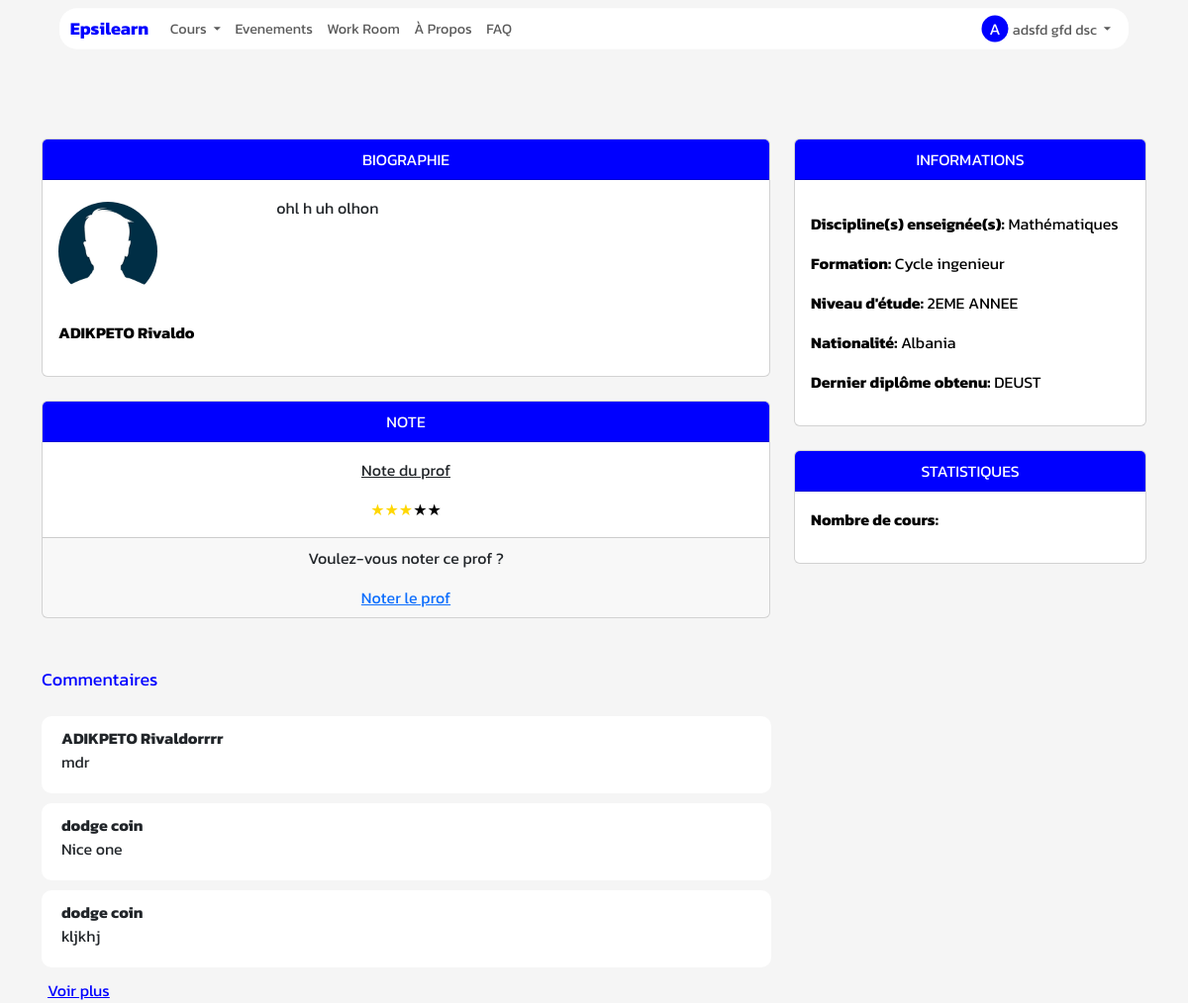
/profilprof/1 (signed in), run on the app's committed database.
### App/Models/models.py (models this page shows, shortened)
class User(db.Model):
    id = db.Column(db.Integer, primary_key=True)
    nom = db.Column(db.String(50))
    prenom = db.Column(db.String(50))
    nationalite = db.Column(db.String(50))
    mail = db.Column(db.String(50))
    code = db.Column(db.String(50))
    pseudo=db.Column(db.String(200))
    date_naiss=db.Column(db.DateTime)
    ter = db.Column(db.String(50),default="non")
    age=db.Column(db.Integer)
    confirmer = db.Column(db.String(50),default="non")
    mdp=db.Column(db.String(50))
    photo=db.Column(db.String(50),default="static/Profil/unknown.jpg")
    password_reset_token = db.Column(db.String(100))
    password_reset_expiration = db.Column(db.DateTime)
    role=db.Column(db.String(200))
    etudiant= db.relationship('Etudiant', backref='acces_etudiant', foreign_keys='Etudiant.id_user_e')
    prof= db.relationship('Prof', backref='acces_prof', foreign_keys='Prof.id_user_p')
    autre= db.relationship('Autre', backref='acces_autre', foreign_keys='Autre.id_user_a')

class Prof(db.Model):
    id = db.Column(db.Integer, primary_key=True)
    id_user_p = db.Column(db.Integer, db.ForeignKey('user.id'))
    formation=db.Column(db.String(50))
    Nvdetud=db.Column(db.String(50))
    filiere=db.Column(db.String(50))
    age=db.Column(db.Integer)
    Diplome=db.Column(db.String(50))
    discipline=db.Column(db.String(500))
    valider=db.Column(db.String(50),default="non")
    positif = db.Column(db.Integer,default=1)
    nefatif = db.Column(db.Integer,default=1)
    solde = db.Column(db.Float, default=0.0)
    ecole=db.Column(db.String(50))
    photo=db.Column(db.String(50),default="static/Profil/unknown.jpg")
    etoile=db.Column(db.Integer,default=1)
    vendervous=db.Column(db.String(500))
    cv=db.Column(db.String(500))

class Comment(db.Model):
    id = db.Column(db.Integer, primary_key=True)
    etudiant_id = db.Column(db.Integer, db.ForeignKey('user.id'))
    prof_id = db.Column(db.Integer, db.ForeignKey('prof.id'))
    commentaire = db.Column(db.String(500))
    likes = db.Column(db.Integer, default=0)
    dislikes = db.Column(db.Integer, default=0)
    commentateurs = db.relationship('User', backref='evnt', foreign_keys=[etudiant_id])

### App/Main/routes_profil.py (the view, shortened to what this page needs)
@MainBp.route('/profilprof/<int:prof_id>',methods=["POST","GET"])
@login_required
def profilprof(prof_id) :
    user_id = session.get('userid')
    prof = Prof.query.filter_by(id=prof_id,valider="oui").first()
    userp=User.query.filter_by(id=prof.id_user_p).first()
    nom=userp.nom
    prenom=userp.prenom
    niveau=prof.Nvdetud
    formation=prof.formation
    diplome=prof.Diplome
    bio=prof.vendervous
    discipline=prof.discipline
    photo=prof.photo
    note=prof.etoile
    com = Comment.query.filter(and_(Comment.etudiant_id==User.id,Comment.prof_id==prof_id)).all()
    return render_template("profilprof.html",nom=nom,Prenom=prenom,Discipline=discipline,Formation=formation,Niveau=niveau,Diplome=diplome,photo=photo,bio=bio,note=note,commentaires=com,nat=userp.nationalite,prof_id=prof_id)

### App/Controllers/fonction.py (called while the page is built, shortened)
def notif(user_type):
    user_id=session.get("userid")
    user=User.query.filter_by(id=user_id).first()
    if user_type=='professeur':
        nd= Demande.query.filter(Demande.aj_p == "nouvelle",Demande.statut_demande=="enattente", Demande.id_prof ==user.id).count()
        np= Demande.query.filter(or_(Demande.statut_demande == "accepte", Demande.statut_demande == "report_accepte"),Demande.aj_p=="modif", Demande.id_prof == user.id).count()
    else:
        nd=""
        np=""
    return np,nd

def get_current_user():
    _current_user=None
    if session.get("userid"):
        user=User.query.get(session.get("userid"))
        if user:
            _current_user=user
    return _current_user

def nombre_np():
    if session.get('role') in ["etudiant","professeur"]:
        np,_=notif(session.get("role"))
        nombre= np_nombre(us=np)
    else:
        nombre= np_nombre(us=0)
    return nombre

def nombre_nd():
    if session.get('role') in ["etudiant","professeur"]:
        _,nd=notif(session.get("role"))
        nombre= nd_nombre(us=nd)
    else:
        nd=0
        nombre= nd_nombre(us=nd)
    return nombre

### App/Decorators/__init__.py (called while the page is built)
def login_required(f):
    @wraps(f)
    def _login_required(*args,**kwargs):
        if "role" in session:
            return f(*args,**kwargs)
        else:
            session['next_url'] =request.url
            print(request.url)
            return redirect(url_for('Main.connexion'))
    return _login_required

### App/Main/routes_home.py (called while the page is built)
@MainBp.app_context_processor
def inject_param():
    return dict(current_user=current_user,np=np,nd=nd,n_stud=n_stud,user_type=session.get("role"))

### app.py (called while the page is built)
@app.after_request
def set_secure_headers(response):
    response.headers['X-Content-Type-Options'] = 'nosniff'
    response.headers['X-Frame-Options'] = 'SAMEORIGIN'
    response.headers['X-XSS-Protection'] = '1; mode=block'
    return response

@app.before_request
def update_session_time():
    if user:
        if user.id not in processed_requests and user.id is not None:
            last_activity_key = f'last_activity:{user.id}'
            redis_store.set(last_activity_key, datetime.now().strftime('%Y-%m-%d %H:%M:%S'), ex=3)
            session['online_users'] = len(redis_store.keys('last_activity:*'))
            processed_requests[user.id] = True

### App/Main/templates/profilprof.html (shortened to what this page needs)
{% extends "base.html" %}
{% block content %}
<div class="container" style="margin-top: 100px;">
  <div class="row">
    <div class="col-md-8">
      <div class="card mb-4" style="font-family: 'Kanit';">
        <div class="card-header  text-center font-weight-bold" style="background-color: blue;color: white;">BIOGRAPHIE</div>
        <div class="card-body" style="margin-left: 30%; word-wrap: break-word;">
          <p class="m-0">{{ bio }}</p>
        </div>
        <div class="card-body">
          <div class="profile-picture" style="height: 120px; margin-top: -50px;">
            <img src="../{{ photo }}" alt="Photo de profil" class="img-fluid" style="height: 100px; width: 100px; border-radius: 50%; overflow: hidden;">
          </div>
          <div class="bio">
            <p style="color: black; font-weight: bolder;">{{ nom }} {{ Prenom }}</p>
          </div>
        </div>
      </div>
      <div class="card mb-4">
        <div class="card-header  text-center font-weight-bold" style="color: rgb(249, 249, 249);background-color: blue;">NOTE</div>
        <div class="card-body">
          <div class="row">
            <div class="col-md-12">
              <p style="text-align:center;text-decoration:underline">Note du prof</p>
              <div id="rating" class="rating text-center">
              </div>
            </div>
          </div>
        </div>
        <div class="card-footer">
            <p style='text-align:center'>Voulez-vous noter ce prof ?</p>
            <a href="#" class="d-flex justify-content-center align-items-center" onclick="window.dialog.showModal();">Noter le prof</a>
        </div>
      </div>
    </div>
    <div class="col-md-4">
      <div class="card mb-4" style="font-family: 'Kanit';">
        <div class="card-header  text-center font-weight-bold" style="background-color: blue;color: white;">INFORMATIONS</div>
        <div class="card-body mt-3" style="height: min-content;">
          <p style="color: black;"><strong>Discipline(s) enseignée(s):</strong> {{ Discipline }}</p>
          <p style="color: black;"><strong>Formation:</strong> {{ Formation }}</p>
          <p style="color: black;"><strong>Niveau d'étude:</strong> {{ Niveau }}</p>
          <p style="color: black;"><strong>Nationalité:</strong> {{ nat }}</p>
          <p style="color: black;"><strong>Dernier diplôme obtenu:</strong> {{ Diplome }}</p>
        </div>
      </div>
      <div class="card" style="font-family: 'Kanit';">
        <div class="card-header  text-center font-weight-bold" style="background-color: blue;color: white;">STATISTIQUES</div>
        <div class="card-body" style="height: min-content;">
          <p style="color: black;"><strong>Nombre de cours:</strong> </p>
        </div>
      </div>
    </div>
  </div>
  <br>
  <div style="font-family: 'Kanit'; font-size: 18px;color: blue;">Commentaires</div>
  <br>
  <div id="comment-container">
    {% for commentaire in commentaires %}
    <div class="commentaire" style="background-color: white; border-radius: 10px; padding: 10px 20px 20px 20px;width: 66%;margin-bottom: 10px;" data-comment-id="{{ commentaire.id }}">
      <div class="auteur"><strong>{{ commentaire.commentateurs.nom }} {{ commentaire.commentateurs.prenom }}</strong></div>
      <div class="contenu">{{ commentaire.commentaire }}</div>
    </div>
    {% endfor %}
    <button id="load-more" style="background-color: transparent;color: blue;text-decoration: underline;border: none;">Voir plus</button>
  </div>
</div>
{% endblock %}

### App/Main/templates/base.html (shortened to what this page needs)
<!DOCTYPE html>
<html>
<head>
    <link href="https://cdn.jsdelivr.net/npm/bootstrap@5.3.0/dist/css/bootstrap.min.css" rel="stylesheet">
    <link
    rel="stylesheet"
    href="https://pro.fontawesome.com/releases/v5.10.0/css/all.css"
  />
  <link rel="stylesheet" href="https://cdnjs.cloudflare.com/ajax/libs/animate.css/4.1.1/animate.min.css">
</head>
<body style="font-family: 'Kanit';">
 <div class="page-content hidden">
    {% block nav %}
    <nav class="navbar navbar-expand-lg navbar-light bg-transparent " style="display: flex;justify-content: center; height: 40px;scale: 0.9;z-index: 9999999999999999999999;" >
        <div class="container-fluid text-center" style="background-color: rgb(255, 255, 255);border-radius: 20px;z-index: 9;opacity: 1;margin-top: 20px;padding: 0 12px;">
            <a class="navbar-brand" href="/accueil" style="color: blue;">Epsilearn</a>
            <div class="collapse navbar-collapse" id="navbarNav">
                <ul class="navbar-nav" style="z-index: 99999999999999999;">
                    {% if user_type == 'professeur' %}
                    <li class="nav-item dropdown" >
                        <a class="nav-link dropdown-toggle" href="#" id="navbarDropdownMenuLink" role="button" data-bs-toggle="dropdown" aria-expanded="false">
                            Cours
                        </a>
                    </li>
                    <li class="nav-item">
                        <a class="nav-link" id="evenement" href="/evenement">Evenements</a>
                    </li>
                    <li class="nav-item">
                        <a class="nav-link"  id="workroom" href="/chambrepomodoro">Work Room</a>
                    </li>
                    <li class="nav-item">
                        <a class="nav-link" id="about"  href="/about">À Propos</a>
                    </li>
                    <li class="nav-item">
                        <a class="nav-link" id="faq"  href="/faq">FAQ</a>
                    </li>
                    {% endif %}
                </ul>
                <ul class="navbar-nav ms-auto">
                    {% if current_user %}
                    <li class="nav-item dropdown">
                        <a class="nav-link dropdown-toggle" href="#" id="navbarDropdownMenuLink2" role="button" data-bs-toggle="dropdown" aria-expanded="false">
                            <span class="user-initials">{{ current_user.nom|first }}</span>{{ current_user.nom }} {{ current_user.prenom }}
                        </a>
                    </li>
                    {% endif %}
                </ul>
            </div>
        </div>
    </nav>
    {% endblock %}
    <div  style="font-family:'Kanit';overflow-x:hidden;overflow-y: hidden;">
        {% block content %}
        {% endblock %}
    </div>
</div>
</body>
</html>

### App/Main/templates/base.html (style rules this page uses)
.loaded .page-content { display: block; }
.navbar-brand { font-weight: bold; }
.user-initials { width: 30px; height: 30px; border-radius: 50%; background-color: blue; color: #ffffff; font-size: 18px; display: inline-flex; align-items: center; justify-content: center; margin-right: 5px; text-transform: uppercase; }

### App/Main/templates/profilprof.html (style rules this page uses)
body { background-color: #f5f5f5; }

### data on the page
User: nom|first "A", nom "adsfd gfd", prenom "dsc"
Prof: vendervous "ohl h uh olhon", photo (picture), discipline "Mathématiques", formation "Cycle ingenieur", Nvdetud "2EME ANNEE", Diplome "DEUST"
User: nom "ADIKPETO", prenom "Rivaldo", nationalite "Albania"
Comment: commentateurs.nom "ADIKPETO", commentateurs.prenom "Rivaldorrrr", commentaire "mdr"
Comment: commentateurs.nom "dodge", commentateurs.prenom "coin", commentaire "Nice one"
Comment: commentateurs.nom "dodge", commentateurs.prenom "coin", commentaire "kljkhj"
